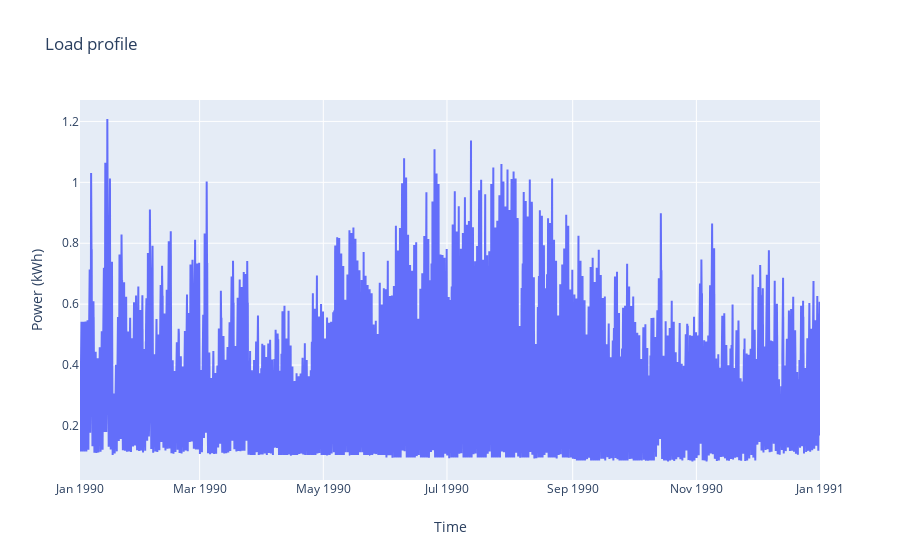
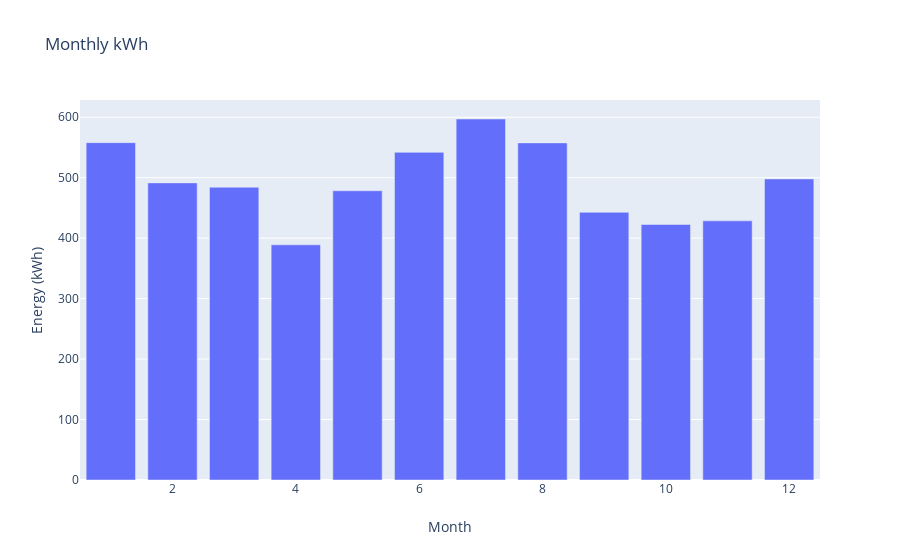

Notebook cell for these charts, in order:
### Code cell
# plotting load profile (for internal checks; not to be included in the website)

LoadProf=pd.read_json(Results['Load_Prof'])
LoadProf[0]=pd.to_datetime(LoadProf[0],unit='ms')
data =[go.Scatter(x= LoadProf[0], y= LoadProf[1],name='Load profile (kWh)', mode='lines')]

layout = go.Layout(title='Load profile' ,xaxis=dict(title='Time'),yaxis=dict(title='Power (kWh)'))
fig = go.Figure(data, layout)
iplot(fig)

LoadProf['Month']=LoadProf[0].dt.month
LoadProf_monthly=LoadProf.groupby('Month').sum()
data =[go.Bar(x= LoadProf_monthly.index, y= LoadProf_monthly[1])]
layout = go.Layout(title='Monthly kWh' ,xaxis=dict(title='Month'),yaxis=dict(title='Energy (kWh)'))
fig = go.Figure(data, layout)
iplot(fig)
display('Annual kWh: ' + LoadProf_monthly[1].sum().astype(int).astype(str) +' kWh')

### Figure 1 — Plotly figure (JSON) as saved in the notebook; plotly's stock layout.template omitted (floating-point values rounded to 4 significant figures; data arrays with more than 128 entries replaced by an {"elided": "..."} marker saying what was removed)
{"data": [{"mode": "lines", "name": "Load profile (kWh)", "type": "scatter", "x": {"elided": "17520 str values"}, "y": {"elided": "17520 float values"}}], "layout": {"title": {"text": "Load profile"}, "xaxis": {"title": {"text": "Time"}}, "yaxis": {"title": {"text": "Power (kWh)"}}}}

### Figure 2 — Plotly figure (JSON) as saved in the notebook; plotly's stock layout.template omitted (floating-point values rounded to 4 significant figures)
{"data": [{"type": "bar", "x": [1, 2, 3, 4, 5, 6, 7, 8, 9, 10, 11, 12], "y": [558.0, 491.4, 484.2, 389.0, 478.4, 541.9, 597.1, 557.6, 442.7, 422.6, 428.6, 498.0]}], "layout": {"title": {"text": "Monthly kWh"}, "xaxis": {"title": {"text": "Month"}}, "yaxis": {"title": {"text": "Energy (kWh)"}}}}
